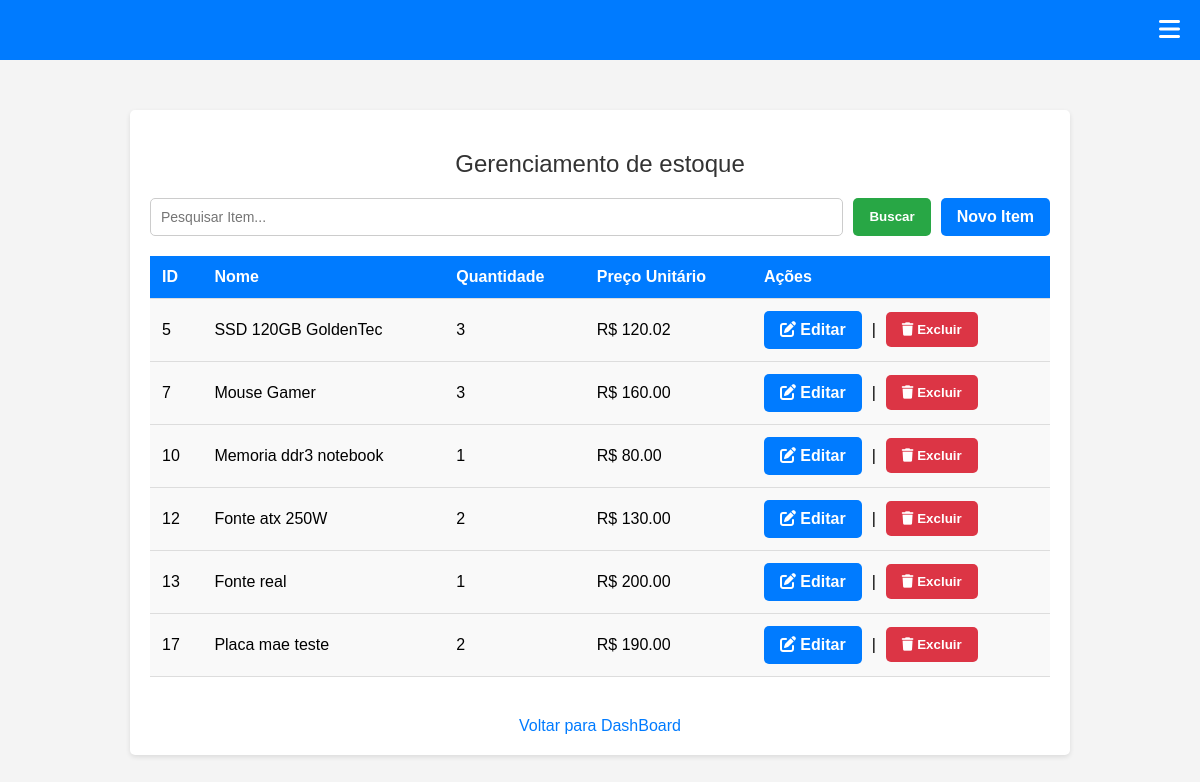
Page /estoque on the earlier database version.
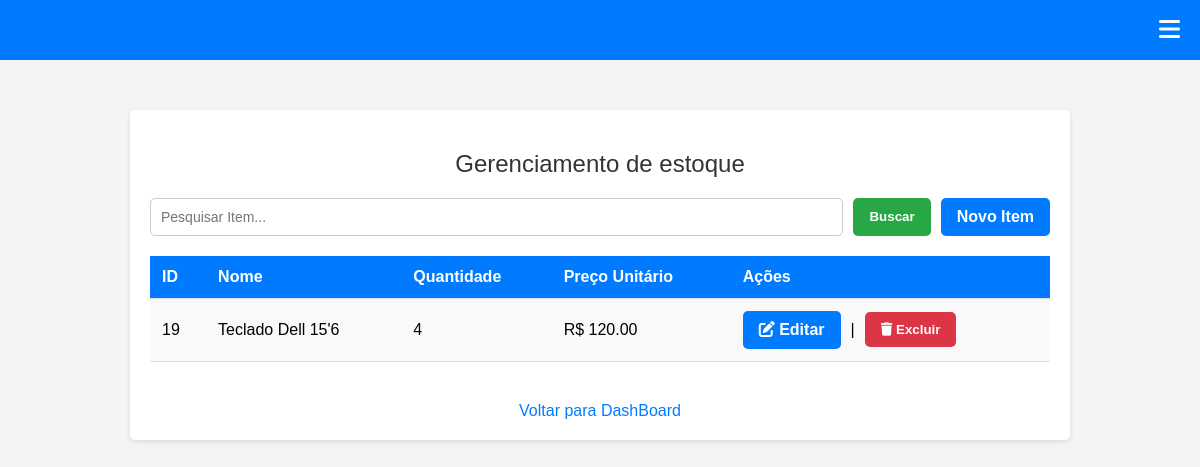
Same page on the later database version.
### tables this page shows
CREATE TABLE estoque (
            id INTEGER PRIMARY KEY AUTOINCREMENT,
            nome TEXT NOT NULL,
            quantidade INTEGER NOT NULL,
            preco REAL NOT NULL
        );

### julio_tech.py (the view)
@app.route('/estoque')
def exibir_estoque():
    busca = request.args.get('busca', '').strip()
    pagina = int(request.args.get('pagina', 1))
    itens_por_pagina = 10
    offset = (pagina - 1) * itens_por_pagina
    conn = sqlite3.connect('julio_tech.db')
    cursor = conn.cursor()
    if busca:
        cursor.execute("""
            SELECT id, nome, quantidade, preco FROM estoque
            WHERE nome LIKE ?
            LIMIT ? OFFSET ?
        """, (f"%{busca}%", itens_por_pagina, offset))
    else:
        cursor.execute("""
            SELECT id, nome, quantidade, preco FROM estoque
            LIMIT ? OFFSET ?
        """, (itens_por_pagina, offset))
    itens = cursor.fetchall()
    if busca:
        cursor.execute("SELECT COUNT(*) FROM estoque WHERE nome LIKE ?", (f"%{busca}%",))
    else:
        cursor.execute("SELECT COUNT(*) FROM estoque")
    total_itens = cursor.fetchone()[0]
    total_paginas = -(-total_itens // itens_por_pagina)  # Arredondamento para cima
    conn.close()
    estoque = [{"id": i[0], "nome": i[1], "quantidade": i[2], "preco": i[3]} for i in itens]
    return render_template('estoque.html', estoque=estoque, busca=busca, pagina=pagina, total_paginas=total_paginas)

### templates/estoque.html (shortened to what this page needs)
<!DOCTYPE html>
<html lang="pt-br">
<head>
    <link rel="stylesheet" href="https://cdnjs.cloudflare.com/ajax/libs/font-awesome/6.0.0-beta3/css/all.min.css">
</head>
<body>
    <nav>
        <div class="dropdown">
            <button>
                <i class="fas fa-bars"></i>
            </button>
        </div>
    </nav>
    <div class="container">
        <h2>Gerenciamento de estoque</h2>
        <div class="form-container">
     <form method="GET" action="/estoque"style="flex: 1; display: flex; gap: 10px;">
        <input type="text" name="busca" placeholder="Pesquisar Item..." value="{{ busca }}">
        <button type="submit" class="btn-search">Buscar</button>
      </form>
      <a href="/estoque/novo" class="btn">Novo Item</a>
    </div>
    <table>
        <thead>
            <tr>
                <th>ID</th>
                <th>Nome</th>
                <th>Quantidade</th>
                <th>Preço Unitário</th>
                <th>Ações</th>
            </tr>
        </thead>
        <tbody>
            {% for item in estoque %}
            <tr>
                <td>{{ item.id }}</td>
                <td>{{ item.nome }}</td>
                <td>{{ item.quantidade }}</td>
                <td>R$ {{ "%.2f"|format(item.preco) }}</td>
                <td>
                    <div style="display: flex; align-items: center; gap: 10px;">
                        <a href="/estoque/editar/{{ item.id }}" class="btn">
                            <i class="fas fa-edit"></i> Editar
                        </a>
                        |
                        <form method="POST" action="/estoque/excluir/{{ item.id }}" style="margin: 0;">
                            <button type="submit" class="btn btn-danger" onclick="return confirm('Tem certeza que deseja excluir este item?')">
                                <i class="fas fa-trash"></i> Excluir
                            </button>
                        </form>
                    </div>
                </td>
            </tr>
            {% else %}
            <tr>
                <td colspan="5">Nenhum item encontrado.</td>
            </tr>
            {% endfor %}
        </tbody>
    </table>
    <a href="/dashboard" class="back-link">Voltar para DashBoard</a>
    </div>
</body>
</html>

### templates/estoque.html (style rules this page uses)
nav { background-color: #007bff; color: white; padding: 16px 20px; position: fixed; top: 0; left: 0; width: 100%; z-index: 1000; display: flex; justify-content: space-between; align-items: center; padding-right: 0px; }
.dropdown button { background: none; border: none; color: white; font-size: 24px; cursor: pointer; margin-right: 40px; box-shadow: none; padding: 0; }
.dropdown { position: relative; display: inline-block; margin-left: auto; }
body { font-family: Arial, sans-serif; margin: 0; padding-top: 80px; background-color: #f4f4f4; }
.container { max-width: 900px; margin: 30px auto 20px; background: white; padding: 20px; border-radius: 5px; box-shadow: 0 2px 5px rgba(0, 0, 0, 0.1); }
h2 { text-align: center; color: #333; margin-bottom: 20px; font-size: 24px; font-weight: normal; }
.form-container { display: flex; justify-content: space-between; align-items: center; margin-bottom: 20px; gap: 10px; }
input[type="text"] { flex: 1; padding: 10px; font-size: 14px; border: 1px solid #ccc; border-radius: 5px; }
.btn { padding: 10px 16px; background-color: #007bff; color: white; border: none; border-radius: 5px; font-weight: bold; cursor: pointer; text-align: center; text-decoration: none; }
.btn-search { background-color: #28a745; color: white; border: none; border-radius: 5px; padding: 10px 16px; font-weight: bold; cursor: pointer; transition: background-color 0.3s ease; box-shadow: none; }
table { width: 100%; margin-top: 20px; border-collapse: collapse; }
table th, table td { padding: 12px; text-align: left; border-bottom: 1px solid #ddd; }
table th { background-color: #007bff; color: white; }
table td { background-color: #f9f9f9; }
.btn-danger { background-color: #dc3545; }
.back-link { display: block; text-align: center; margin-top: 20px; text-decoration: none; color: #007bff; }

Differences in the rows shown:
removed estoque: id "5", nome "SSD 120GB GoldenTec", quantidade "3", preco "120.02"
removed estoque: id "7", nome "Mouse Gamer", quantidade "3", preco "160.00"
removed estoque: id "10", nome "Memoria ddr3 notebook", quantidade "1", preco "80.00"
removed estoque: id "12", nome "Fonte atx 250W", quantidade "2", preco "130.00"
removed estoque: id "13", nome "Fonte real", quantidade "1", preco "200.00"
removed estoque: id "17", nome "Placa mae teste", quantidade "2", preco "190.00"
added estoque: id "19", nome "Teclado Dell 15'6", quantidade "4", preco "120.00"
